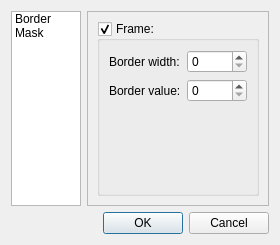
<?xml version="1.0" encoding="UTF-8"?>
<ui version="4.0">
 <class>SettingsImage</class>
 <widget class="QWidget" name="SettingsImage">
  <property name="geometry">
   <rect>
    <x>0</x>
    <y>0</y>
    <width>279</width>
    <height>224</height>
   </rect>
  </property>
  <property name="windowTitle">
   <string>Image Settings</string>
  </property>
  <property name="windowIcon">
   <iconset resource="../img.qrc">
    <normaloff>:/image</normaloff>:/image</iconset>
  </property>
  <layout class="QGridLayout" name="gridLayout" columnstretch="0,0">
   <item row="0" column="0">
    <widget class="QListWidget" name="listWidget">
     <property name="maximumSize">
      <size>
       <width>100</width>
       <height>16777215</height>
      </size>
     </property>
     <item>
      <property name="text">
       <string>Border</string>
      </property>
     </item>
     <item>
      <property name="text">
       <string>Mask</string>
      </property>
     </item>
    </widget>
   </item>
   <item row="0" column="1">
    <widget class="QStackedWidget" name="stackedWidget">
     <property name="frameShape">
      <enum>QFrame::StyledPanel</enum>
     </property>
     <property name="frameShadow">
      <enum>QFrame::Sunken</enum>
     </property>
     <property name="currentIndex">
      <number>0</number>
     </property>
     <widget class="QWidget" name="framePage">
      <layout class="QHBoxLayout" name="horizontalLayout_2">
       <item>
        <widget class="QGroupBox" name="FrameGroupBox">
         <property name="title">
          <string>Frame:</string>
         </property>
         <property name="checkable">
          <bool>true</bool>
         </property>
         <layout class="QFormLayout" name="formLayout_4">
          <item row="0" column="0">
           <widget class="QLabel" name="label">
            <property name="text">
             <string>Border width:</string>
            </property>
           </widget>
          </item>
          <item row="0" column="1">
           <widget class="QSpinBox" name="frameWidth">
            <property name="sizePolicy">
             <sizepolicy hsizetype="Minimum" vsizetype="Fixed">
              <horstretch>0</horstretch>
              <verstretch>0</verstretch>
             </sizepolicy>
            </property>
            <property name="minimumSize">
             <size>
              <width>60</width>
              <height>0</height>
             </size>
            </property>
            <property name="maximum">
             <number>999999999</number>
            </property>
           </widget>
          </item>
          <item row="1" column="0">
           <widget class="QLabel" name="label_4">
            <property name="text">
             <string>Border value:</string>
            </property>
           </widget>
          </item>
          <item row="1" column="1">
           <widget class="QSpinBox" name="frameValue">
            <property name="minimumSize">
             <size>
              <width>60</width>
              <height>0</height>
             </size>
            </property>
            <property name="maximum">
             <number>999999999</number>
            </property>
           </widget>
          </item>
         </layout>
        </widget>
       </item>
      </layout>
     </widget>
     <widget class="QWidget" name="maskPage">
      <layout class="QHBoxLayout" name="horizontalLayout">
       <item>
        <widget class="QGroupBox" name="MasquradingGroupBox">
         <property name="title">
          <string>Masqurading pixel:</string>
         </property>
         <property name="flat">
          <bool>false</bool>
         </property>
         <property name="checkable">
          <bool>true</bool>
         </property>
         <layout class="QFormLayout" name="formLayout">
          <item row="2" column="0">
           <widget class="QLabel" name="label_5">
            <property name="text">
             <string>Value</string>
            </property>
           </widget>
          </item>
          <item row="2" column="1">
           <widget class="QSpinBox" name="maskValue">
            <property name="maximum">
             <number>999999999</number>
            </property>
           </widget>
          </item>
          <item row="1" column="0">
           <widget class="QRadioButton" name="maskAfter">
            <property name="text">
             <string>after</string>
            </property>
            <property name="checked">
             <bool>true</bool>
            </property>
           </widget>
          </item>
          <item row="0" column="0">
           <widget class="QRadioButton" name="maskBefore">
            <property name="text">
             <string>before</string>
            </property>
            <property name="checked">
             <bool>false</bool>
            </property>
           </widget>
          </item>
          <item row="3" column="0">
           <widget class="QLabel" name="label_7">
            <property name="text">
             <string>New value:</string>
            </property>
           </widget>
          </item>
          <item row="3" column="1">
           <widget class="QSpinBox" name="maskNewValue">
            <property name="maximum">
             <number>999999999</number>
            </property>
           </widget>
          </item>
          <item row="4" column="0">
           <widget class="QLabel" name="label_3">
            <property name="text">
             <string>Color:</string>
            </property>
           </widget>
          </item>
          <item row="4" column="1">
           <widget class="QPushButton" name="maskColor">
            <property name="minimumSize">
             <size>
              <width>24</width>
              <height>24</height>
             </size>
            </property>
            <property name="maximumSize">
             <size>
              <width>24</width>
              <height>24</height>
             </size>
            </property>
            <property name="text">
             <string/>
            </property>
           </widget>
          </item>
         </layout>
        </widget>
       </item>
      </layout>
     </widget>
    </widget>
   </item>
   <item row="1" column="1">
    <widget class="QDialogButtonBox" name="buttonBox">
     <property name="standardButtons">
      <set>QDialogButtonBox::Cancel|QDialogButtonBox::Ok</set>
     </property>
    </widget>
   </item>
  </layout>
  <action name="actionAccepted">
   <property name="text">
    <string>Accepted</string>
   </property>
   <property name="shortcut">
    <string>Enter</string>
   </property>
  </action>
  <action name="actionReject">
   <property name="text">
    <string>Reject</string>
   </property>
   <property name="toolTip">
    <string>Reject</string>
   </property>
   <property name="shortcut">
    <string>Esc</string>
   </property>
  </action>
  <action name="actionsetColor">
   <property name="text">
    <string>setColor</string>
   </property>
  </action>
 </widget>
 <resources>
  <include location="../img.qrc"/>
 </resources>
 <connections>
  <connection>
   <sender>listWidget</sender>
   <signal>currentRowChanged(int)</signal>
   <receiver>stackedWidget</receiver>
   <slot>setCurrentIndex(int)</slot>
   <hints>
    <hint type="sourcelabel">
     <x>39</x>
     <y>52</y>
    </hint>
    <hint type="destinationlabel">
     <x>267</x>
     <y>52</y>
    </hint>
   </hints>
  </connection>
  <connection>
   <sender>buttonBox</sender>
   <signal>accepted()</signal>
   <receiver>SettingsImage</receiver>
   <slot>on_actionAccepted_triggered()</slot>
   <hints>
    <hint type="sourcelabel">
     <x>266</x>
     <y>221</y>
    </hint>
    <hint type="destinationlabel">
     <x>22</x>
     <y>244</y>
    </hint>
   </hints>
  </connection>
  <connection>
   <sender>buttonBox</sender>
   <signal>rejected()</signal>
   <receiver>SettingsImage</receiver>
   <slot>on_actionReject_triggered()</slot>
   <hints>
    <hint type="sourcelabel">
     <x>157</x>
     <y>228</y>
    </hint>
    <hint type="destinationlabel">
     <x>78</x>
     <y>244</y>
    </hint>
   </hints>
  </connection>
  <connection>
   <sender>maskColor</sender>
   <signal>clicked()</signal>
   <receiver>SettingsImage</receiver>
   <slot>on_actionsetColor_triggered()</slot>
   <hints>
    <hint type="sourcelabel">
     <x>183</x>
     <y>154</y>
    </hint>
    <hint type="destinationlabel">
     <x>80</x>
     <y>223</y>
    </hint>
   </hints>
  </connection>
 </connections>
 <slots>
  <slot>on_actionAccepted_triggered()</slot>
  <slot>on_actionReject_triggered()</slot>
  <slot>on_actionsetColor_triggered()</slot>
 </slots>
</ui>
